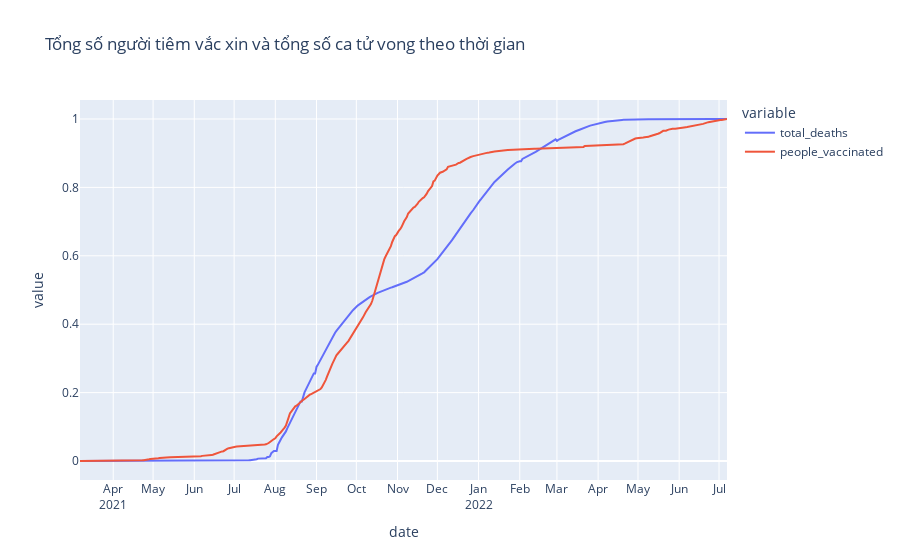

Source (notebook cell):
### Code cell
fig = px.line(df_death_vaccin, x="date", y=df_death_vaccin.columns,
              hover_data={"date": "|%B %d, %Y"},
              title='Tổng số người tiêm vắc xin và tổng số ca tử vong theo thời gian')
fig.update_xaxes(
    dtick="M1",
    tickformat="%b\n%Y")
fig.show()

### Figure 1 — Plotly figure (JSON) as saved in the notebook; plotly's stock layout.template omitted (floating-point values rounded to 4 significant figures; data arrays with more than 128 entries replaced by an {"elided": "..."} marker saying what was removed)
{"data": [{"hovertemplate": "variable=total_deaths<br>date=%{x|%B %d, %Y}<br>value=%{y}<extra></extra>", "legendgroup": "total_deaths", "line": {"color": "#636efa", "dash": "solid"}, "marker": {"symbol": "circle"}, "mode": "lines", "name": "total_deaths", "orientation": "v", "showlegend": true, "type": "scatter", "x": {"elided": "383 str values"}, "xaxis": "x", "y": {"elided": "383 float values"}, "yaxis": "y"}, {"hovertemplate": "variable=people_vaccinated<br>date=%{x|%B %d, %Y}<br>value=%{y}<extra></extra>", "legendgroup": "people_vaccinated", "line": {"color": "#EF553B", "dash": "solid"}, "marker": {"symbol": "circle"}, "mode": "lines", "name": "people_vaccinated", "orientation": "v", "showlegend": true, "type": "scatter", "x": {"elided": "383 str values"}, "xaxis": "x", "y": {"elided": "383 float values"}, "yaxis": "y"}], "layout": {"legend": {"title": {"text": "variable"}, "tracegroupgap": 0}, "title": {"text": "Tổng số người tiêm vắc xin và tổng số ca tử vong theo thời gian"}, "xaxis": {"anchor": "y", "domain": [0, 1], "dtick": "M1", "tickformat": "%b\n%Y", "title": {"text": "date"}}, "yaxis": {"anchor": "x", "domain": [0, 1], "title": {"text": "value"}}}}
